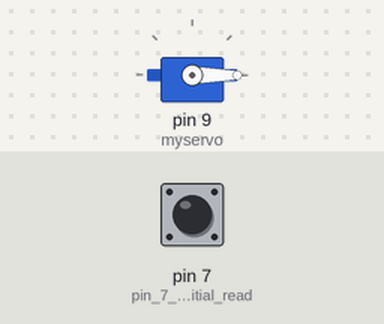
A sketch run on a simulated Arduino Uno, built with avr-gcc and run on an emulated ATmega328P. Parts: servo. The test bench sets the inputs (shaded band); at power-on: pin 7 (pin_7_for_digitial_read) HIGH.

Above: at 1.2 s.
1.3 s: pin 7 (pin_7_for_digitial_read) pulled LOW for 0.15 s
At 1.37 s:
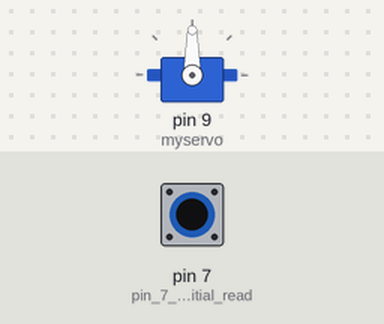
2.9 s: pin 7 (pin_7_for_digitial_read) pulled LOW for 3.2 s
At 6.6 s:
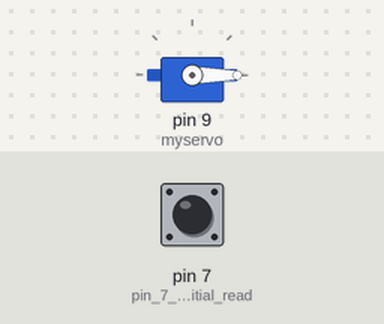
Timing chart, 0 to 8.1 s (numbered marks = the images above; inputs shaded):
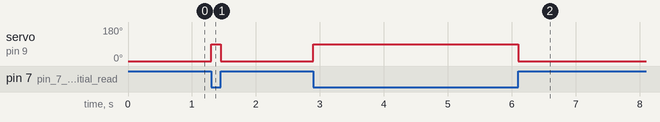

Measured:
- after the input at 1.3 s, servo on pin 9 (myservo): 0° → 90° at once, → 0° 0.15 s later
- after the input at 2.9 s, servo on pin 9 (myservo): 0° → 90° at once, → 0° 3.2 s later

The sketch:

receive.ino
```cpp
//Code to move a servomotor in response to a change in input pin.
//Use as a simple example of receiving for a wired network 3/30/20.  Rob Hart.


#include <Servo.h>

Servo myservo;  // create servo object to control a servo

void setup() {
  pinMode(7, INPUT_PULLUP);   // pin 7 for digitial read
  myservo.attach(9);  // attaches the servo on pin 9 to the servo object
}

void loop() {
  if (digitalRead(7)) myservo.write(0); // commands the servo to jump to its middle position (90 degrees)
  else myservo.write(90);
}
```
